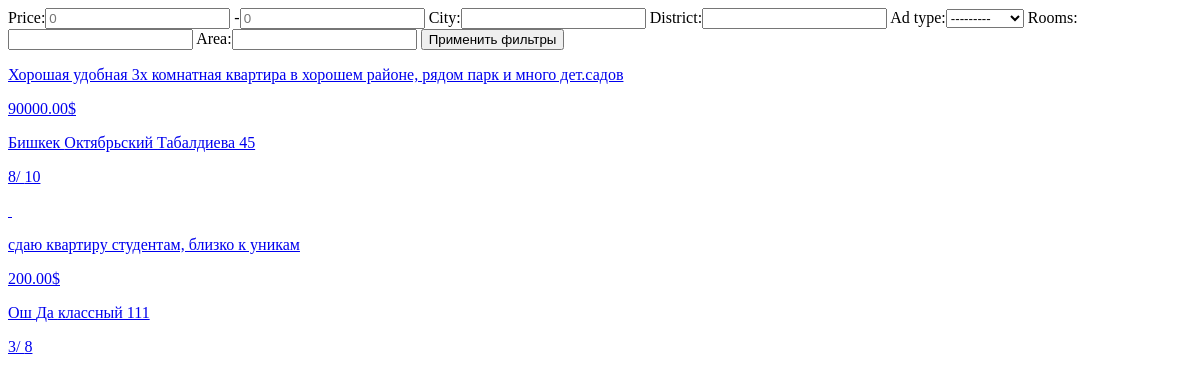
Before: /all/ with the older database file.
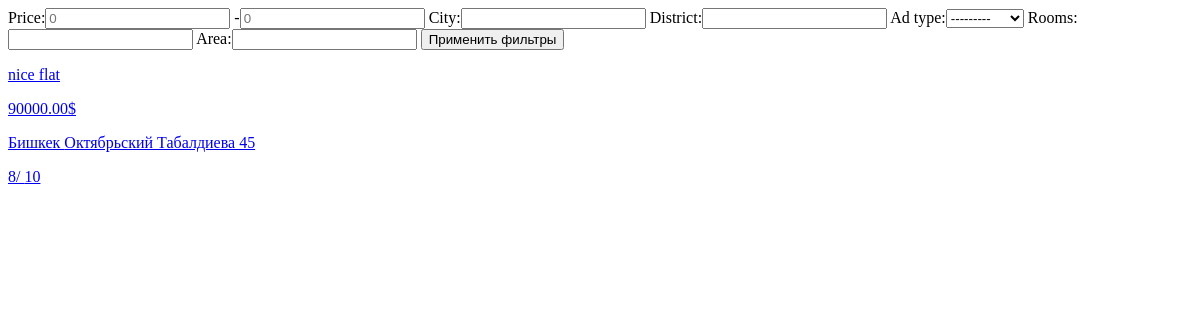
After: the same page with the newer database file.
### objects/models.py (models this page shows, shortened)
class ObjectAd(models.Model):
    AD_TYPES = [
        ('rent', 'Аренда'),
        ('sale', 'Продажа')
    ]
    description = models.TextField()
    rooms = models.IntegerField(null=True, blank=True)
    current_floor = models.IntegerField(blank=True, null=True)
    total_floors = models.IntegerField(blank=True, null=True)
    otoplenie = models.CharField(max_length=50, null=True, blank=True)
    remont = models.CharField(max_length=50, null=True, blank=True)
    furniture = models.CharField(max_length=50, null=True, blank=True)
    window_direction = models.CharField(max_length=100, null=True, blank=True)
    area = models.IntegerField()
    city = models.CharField(max_length=50)
    district = models.CharField(max_length=50)
    address = models.CharField(max_length=100)
    year_built = models.IntegerField(default=2010, null=True, blank=True)
    company_name = models.CharField(max_length=50, null=True, blank=True)
    ad_type = models.CharField(max_length=10, choices=AD_TYPES, default='sale')
    price = models.DecimalField(max_digits=11, decimal_places=2)
    date_created = models.DateTimeField(auto_now_add=True)
    is_active = models.BooleanField(default=True)
    category = models.ForeignKey(to=Category, related_name='category', on_delete=models.SET_NULL, null=True, blank=True)

### objects/views.py (the view)
# urls.py: path('all/', views.ObjectsListView.as_view(), name='obj'),
class ObjectsListView(ListView):
    model = ObjectAd
    template_name = 'objects/list.html'
    context_object_name = "object_ad_list"
    filterset_class = ObjectAdFilter
    def get_queryset(self):
        queryset = super().get_queryset()
        self.filterset = self.filterset_class(self.request.GET, queryset=queryset)
        return self.filterset.qs

### objects/templates/objects/list.html (shortened to what this page needs)
<!DOCTYPE html>
<html lang="en">
<head>
</head>
<body>
<form method="get">
    {{ view.filterset.form }}
    <button type="submit">Применить фильтры</button>
</form>
{% for object in object_ad_list %}
    <a href="{% url 'obj:details' object.id %}">
         <p>{{ object.description }}</p>
         <p>{{ object.price }}$</p>
         <p>{{ object.city }} {{ object.district }} {{ object.address }}</p>
         <p>{{ object.current_floor }}/ {{ object.total_floors }}</p>
    </a>
    {% empty %}
    <div class="alert alert-warning" role="alert">
    Нет объектов, удовлетворяющих выбранным критериям
  </div>
{% endfor %}
</body>
</html>

Changed rows visible on the page:
removed ObjectAd: description "Хорошая удобная 3х комнатная квартира в хорошем районе, рядом парк и много дет.садов", price "90000.00", city "Бишкек", district "Октябрьский", address "Табалдиева 45", current_floor "8", total_floors "10"
removed ObjectAd: description "сдаю квартиру студентам, близко к уникам", price "200.00", city "Ош", district "Да", address "классный 111", current_floor "3", total_floors "8"
added ObjectAd: description "nice flat", price "90000.00", city "Бишкек", district "Октябрьский", address "Табалдиева 45", current_floor "8", total_floors "10"
